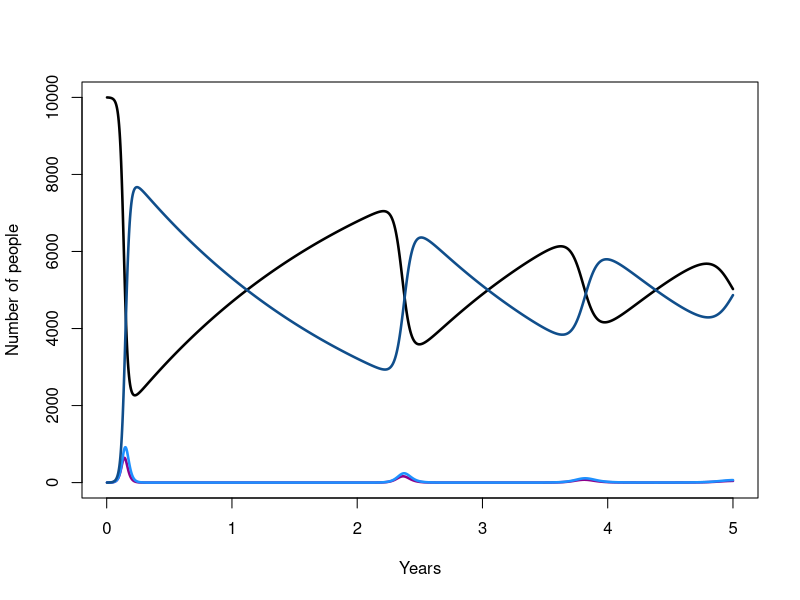

This figure's R source:
## ---- chunk 1
knitr::opts_chunk$set(echo = TRUE, warning = FALSE, message = FALSE)
## ---- chunk 2
# deSolve for solving model equations
# function used: 'ode()' 
# alternative functions: 'ode45()', 'lsoda()', 'lsode()'

# install to local R
if (! "deSolve" %in% installed.packages()){
  install.packages("deSolve")
}

# load into current environment
library(deSolve)
## ---- chunk 3
eqns <- function(t, y, parms) {
  
  # use the names given in y (for the variables) & parms (for the parameters)
   with( as.list(c(y, parms)), {
    
    # Define change in S
    dS <- - beta * S * I  + delta * R
    
    # Define change in E
    dE <- beta * S * I - sigma * E
    
    # Define change in I
    dI <- sigma * E - gamma * I
    
    # Define change in R
    dR <- gamma * I - delta * R
    
    # Keep track of values at each time step
     return(list( c(dS, dE, dI, dR) ))
  })
}
## ---- chunk 4
# define parameters we know
N  <- 10000
R0 <- 2
infectious_period <- 3
latent_period     <- 2
immune_period     <- 2 * 365

# Use these to get model parameters
gamma <- 1/infectious_period
sigma <- 1/latent_period
delta <- 1/immune_period

# Note: R0 = beta N / gamma  <=>  beta = R0 * gamma / N

parameters <- c(beta = R0 * gamma / N, gamma = gamma, sigma = sigma, delta = delta)

# define starting values ('initial conditions') for S, E, I, R
ics <- c(S = N - 1, E = 0, I = 1, R = 0)

# define time-steps to consider
days <- 1:(365 * 5)
## ---- chunk 5
sim <- ode(y = ics, times = days, func = eqns, parms = parameters)
## ---- chunk 6
# Create initial plot: t vs S
plot( x = sim[, "time"]/365, y = sim[, "S"],           # x & y variables to plot
      type = "l",                                      # type of plot (l = line) 
      col = "black", lwd = 2.5,                        # color & width of line
      ylim = c(0, 10000),                               # set limits of y-axis 
      xlab = "Years", ylab = "Number of people")        # add x & y axis labels

# Add lines for t vs I and t vs R
lines(x = sim[, "time"]/365, y = sim[, "E"], col = "darkmagenta", lwd = 2.5)
lines(x = sim[, "time"]/365, y = sim[, "I"], col = "dodgerblue1", lwd = 2.5)
lines(x = sim[, "time"]/365, y = sim[, "R"], col = "dodgerblue4", lwd = 2.5)

# Add legend to plot
legend(x = 1650, y = 10000,                            # position (x,y) = top-left corner                
       legend = c("S", "E", "I", "R"),                 # names to display for variables
       col = c("black", "darkmagenta", "dodgerblue1", "dodgerblue4"),   
       pch = 16,                                       # symbol to display (16 = circle)
       cex = 1)                                        # size of legend
